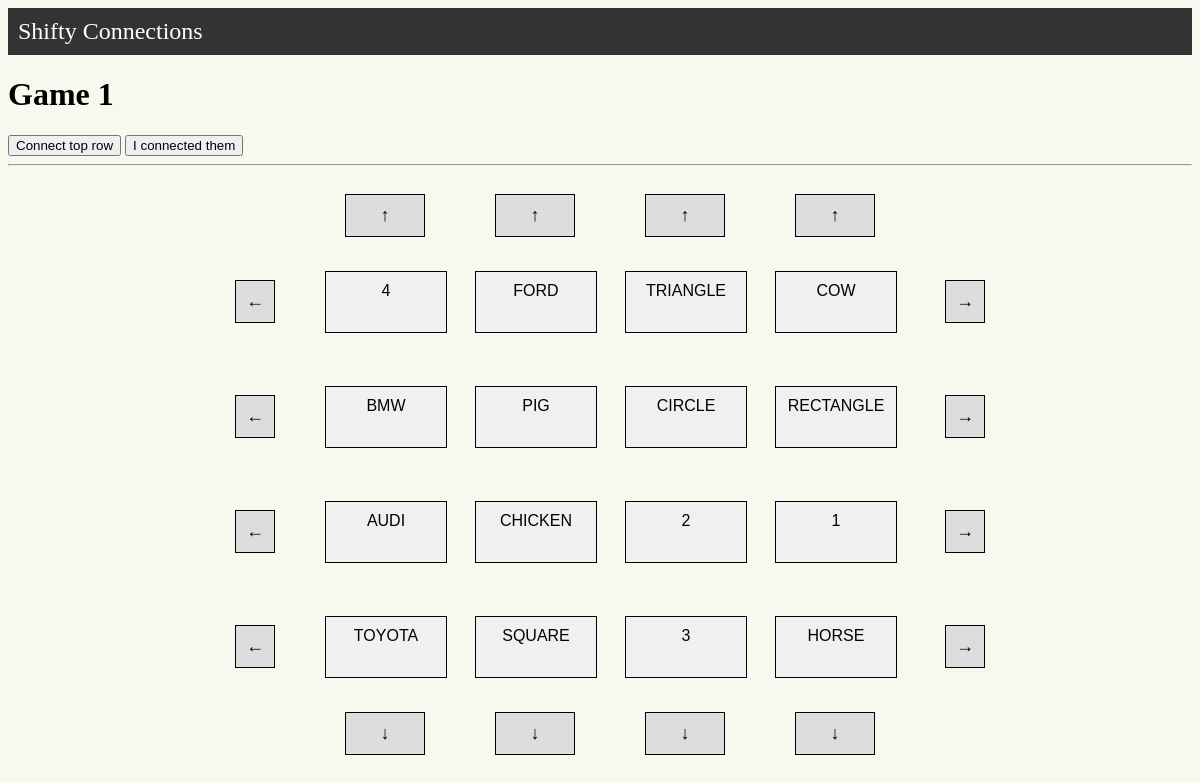
The page /game/1/ on the database its author committed.
### connect_row/models.py (models this page shows, shortened)
class Game(models.Model):
    connection1 = models.ForeignKey(Connection, related_name='connection1', on_delete=models.CASCADE)
    connection2 = models.ForeignKey(Connection, related_name='connection2', on_delete=models.CASCADE)
    connection3 = models.ForeignKey(Connection, related_name='connection3', on_delete=models.CASCADE)
    connection4 = models.ForeignKey(Connection, related_name='connection4', on_delete=models.CASCADE)
    difficulty = models.IntegerField()  # Difficulty of the entire game
    created_at = models.DateTimeField(auto_now_add=True)
    current_state = models.JSONField(default=list, blank=True)  # Optional current state field
    locked_rows_count = models.IntegerField(default=0)  # Track the number of locked rows
    def save(self, *args, **kwargs):
        super(Game, self).save(*args, **kwargs)

class Vocabulary(models.Model):
    word = models.CharField(max_length=100, unique=True)
    class Meta:
        verbose_name_plural = "Vocabulary"

### connect_row/views.py (the view)
# urls.py: path('game/<int:game_id>/', views.load_game, name='load_game'),
def load_game(request, game_id):
    game = get_object_or_404(Game, id=game_id)
    game.locked_rows_count = 0
    game.save()
    game.current_state = get_words_from_connections(game)
    game.save()
    context = {
        'game': game,
        'words': game.current_state,
        'range_list': range(4),
    }
    return render(request, 'connect_row/game.html', context)

### connect_row/views.py (called while the page is built)
def get_words_from_connections(game):
    words = []
    for connection in [game.connection1, game.connection2, game.connection3, game.connection4]:
        words.extend([connection.word1.word, connection.word2.word, connection.word3.word, connection.word4.word])
    random.shuffle(words)
    return [words[i:i + 4] for i in range(0, len(words), 4)]

### connect_row/templates/connect_row/game.html (shortened to what this page needs)
{% extends 'navbar.html' %}  {% block content %}
<h1>Game {{ game.id }}</h1>
<button class="lock-top-row" onclick="lockTopRow()">Connect top row</button>
<button class="connect-all" onclick="connectAll()">I connected them</button>
<hr />
<div class="game-body">
  <div class="game-container">
    {% for col in range_list %}
    <button class="arrow-btn" onclick="moveWord('up', {{ col }})">↑</button>
    {% endfor %}
    {% for row in words %}
    <button
      class="arrow-btn"
      onclick="moveWord('left', {{ forloop.counter0 }})"
    >
      ←
    </button>
    {% for word in row %}
    <div
      class="grid-item {% if forloop.parentloop.counter0 <= locked_rows_count %}locked{% endif %}"
    >
      {{ word }}
    </div>
    {% endfor %}
    <button
      class="arrow-btn"
      onclick="moveWord('right', {{ forloop.counter0 }})"
    >
      →
    </button>
    {% endfor %}
    {% for col in range_list %}
    <button class="arrow-btn" onclick="moveWord('down', {{ col }})">↓</button>
    {% endfor %}
  </div>
</div>
{% endblock %}

### templates/navbar.html (shortened to what this page needs)
<!DOCTYPE html>
<html lang="en">
  {% load static %}
  <head>
    <link rel="stylesheet" href="{% static 'styles/styles.css' %}" />
  </head>
  <body>
    <nav>
      <div class="navbar">
        <a href="{% url 'home' %}" class="nav-title">Shifty Connections</a>
      </div>
    </nav>
    <div class="content">{% block content %} {% endblock %}</div>
  </body>
</html>

### static/styles/styles.css (style rules this page uses)
body { background-color: rgb(248, 248, 239); }
.navbar { background-color: #333; padding: 10px; }
.nav-title { color: #fff; font-size: 24px; text-decoration: none; }
.game-body { display: flex; justify-content: center; align-items: flex-start; min-height: 100vh; padding-top: 20px; margin: 0; font-family: Arial, sans-serif; }
.game-container { display: grid; grid-template-columns: auto repeat(4, 100px) auto; grid-template-rows: auto repeat(4, 100px) auto; row-gap: 15px; column-gap: 50px; align-items: center; }
.grid-item { width: 100px; height: 40px; padding: 10px; text-align: center; border: 1px solid #000; background-color: #f0f0f0; }
.arrow-btn { padding: 10px; margin-left: 20px; cursor: pointer; text-align: center; background-color: #ddd; border: 1px solid #000; font-size: 18px; }

### rows shown on the page
Game: id "1"
Vocabulary: row "FORD"
Vocabulary: row "TRIANGLE"
Vocabulary: row "COW"
Vocabulary: row "BMW"
Vocabulary: row "PIG"
Vocabulary: row "CIRCLE"
Vocabulary: row "RECTANGLE"
Vocabulary: row "AUDI"
Vocabulary: row "CHICKEN"
Vocabulary: row "TOYOTA"
Vocabulary: row "SQUARE"
Vocabulary: row "HORSE"

### other values the page prints
{{ word }} "4" "2" "1" "3"
